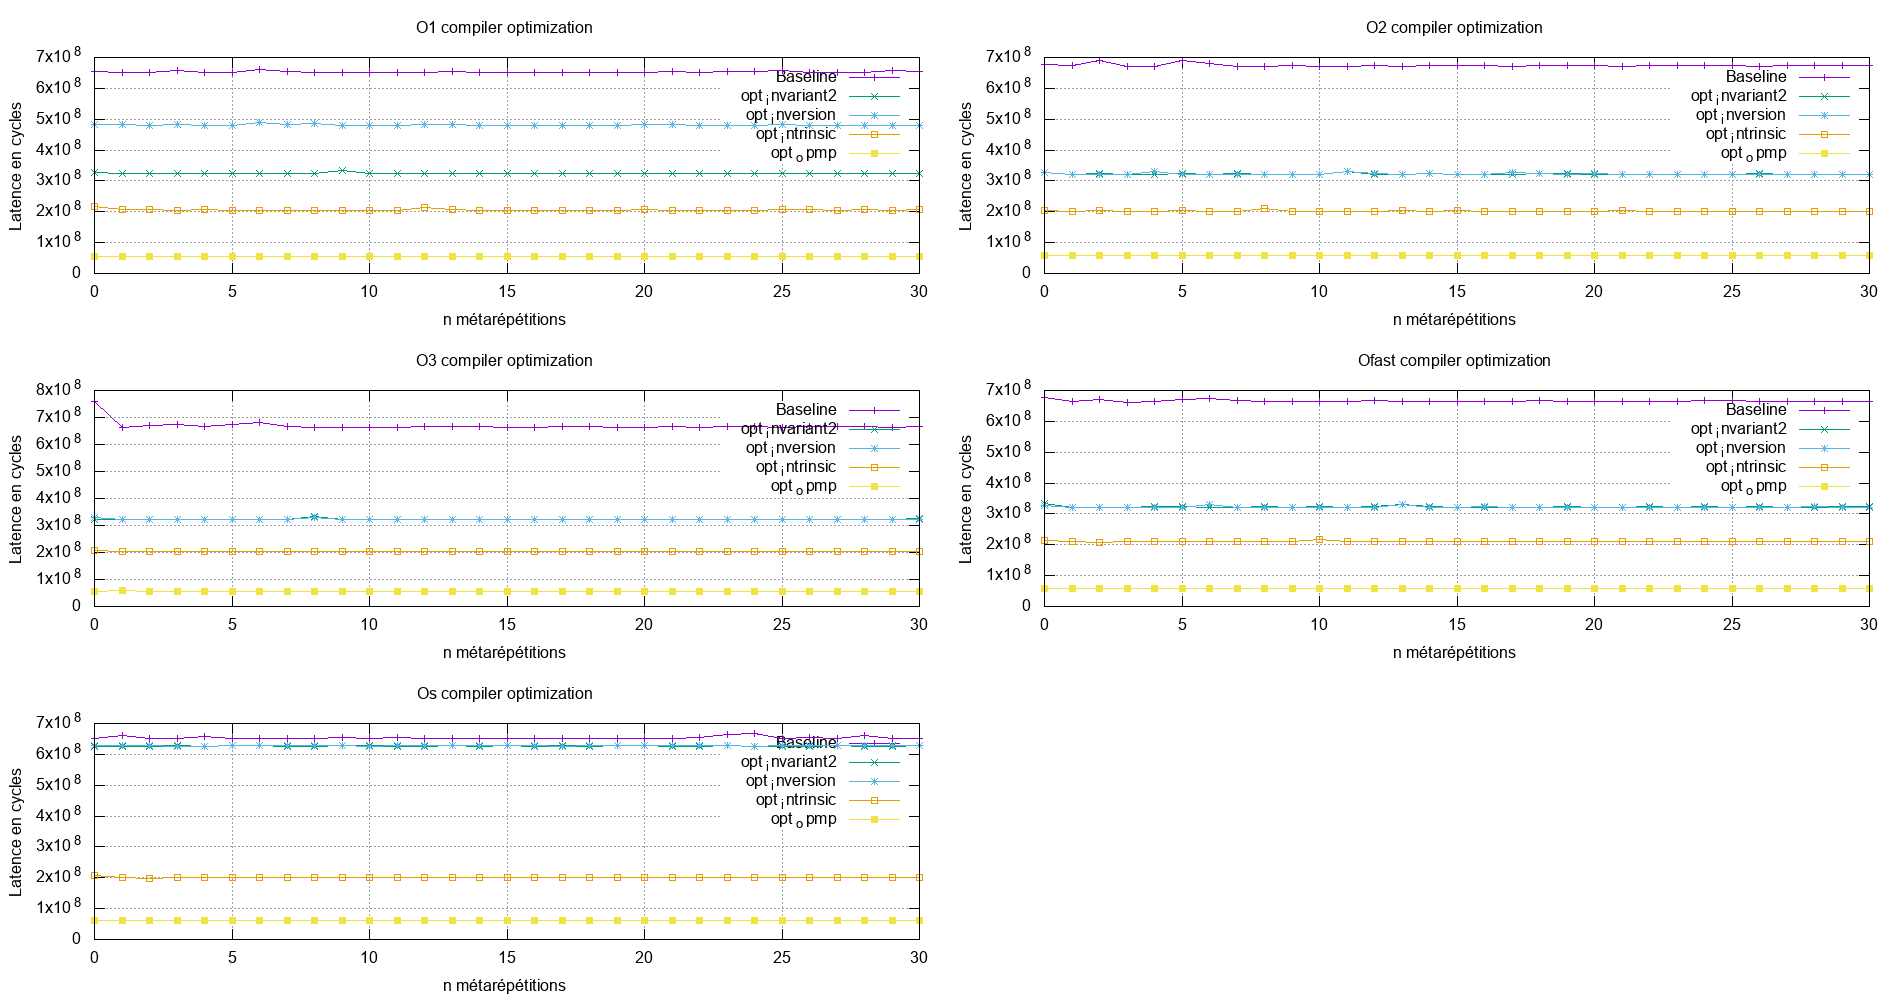

Recreate this plot in gnuplot.
set term png size 1900,1000

set grid

set ylabel "Latence en cycles"
set xlabel "n métarépétitions"

#set yrange[0:10]
set autoscale y

set multiplot layout 3,2 rowsfirst

set title "O1 compiler optimization"
plot "O1/data/baseline" w lp t "Baseline" , "O1/data/opt_invariant2" w lp t "opt_invariant2", "O1/data/opt_inversion" w lp t "opt_inversion","O1/data/opt_intrinsic" w lp t "opt_intrinsic", "O1/data/opt_opmp" w lp t "opt_opmp"

#"O1/data/opt_div" w lp t "opt_div", "O1/data/opt_invariant" w lp t "opt_invariant", "O1/data/opt_loop" w lp t "opt_loop"


set title "O2 compiler optimization"
plot "O2/data/baseline" w lp t "Baseline", "O2/data/opt_invariant2" w lp t "opt_invariant2", "O2/data/opt_inversion" w lp t "opt_inversion","O2/data/opt_intrinsic" w lp t "opt_intrinsic", "O2/data/opt_opmp" w lp t "opt_opmp"

 #, "O2/data/opt_loop" w lp t "opt_loop" "O2/data/opt_div" w lp t "opt_div", "O2/data/opt_invariant" w lp t "opt_invariant",

set title "O3 compiler optimization"
plot "O3/data/baseline" w lp t "Baseline", "O3/data/opt_invariant2" w lp t "opt_invariant2", "O3/data/opt_inversion" w lp t "opt_inversion","O3/data/opt_intrinsic" w lp t "opt_intrinsic", "O3/data/opt_opmp" w lp t "opt_opmp"

 #, "O3/data/opt_loop" w lp t "opt_loop","O3/data/opt_div" w lp t "opt_div", "O3/data/opt_invariant" w lp t "opt_invariant",

set title "Ofast compiler optimization"
plot "Ofast/data/baseline" w lp t "Baseline", "Ofast/data/opt_invariant2" w lp t "opt_invariant2", "Ofast/data/opt_inversion" w lp t "opt_inversion","Ofast/data/opt_intrinsic" w lp t "opt_intrinsic", "Ofast/data/opt_opmp" w lp t "opt_opmp"

#, "Ofast/data/opt_loop" w lp t "opt_loop"",Ofast/data/opt_div" w lp t "opt_div", "Ofast/data/opt_invariant" w lp t "opt_invariant",


set title "Os compiler optimization"
plot "Os/data/baseline" w lp t "Baseline", "Os/data/opt_invariant2" w lp t "opt_invariant2", "Os/data/opt_inversion" w lp t "opt_inversion","Os/data/opt_intrinsic" w lp t "opt_intrinsic", "Os/data/opt_opmp" w lp t "opt_opmp"

#, "Os/data/opt_loop" w lp t "opt_loop","Os/data/opt_div" w lp t "opt_div", "Os/data/opt_invariant" w lp t "opt_invariant",

unset multiplot
